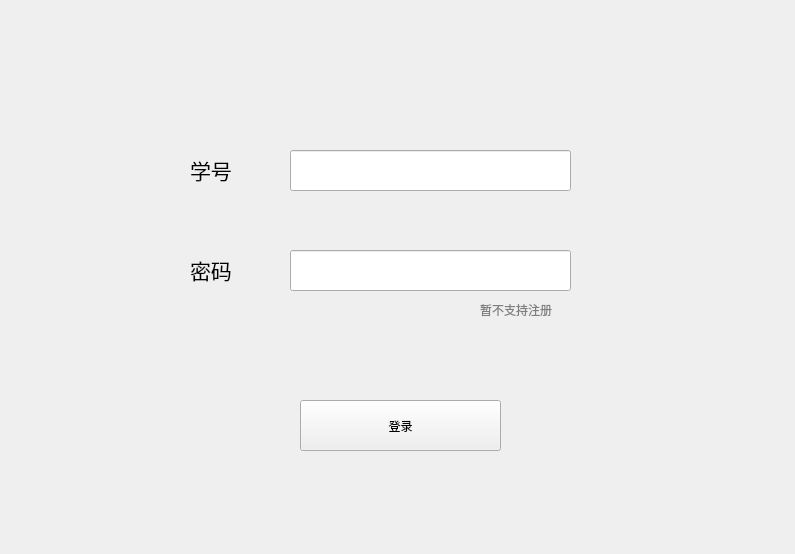
<?xml version="1.0" encoding="UTF-8"?>
<ui version="4.0">
 <class>Form</class>
 <widget class="QWidget" name="Form">
  <property name="geometry">
   <rect>
    <x>0</x>
    <y>0</y>
    <width>795</width>
    <height>554</height>
   </rect>
  </property>
  <property name="windowTitle">
   <string>Form</string>
  </property>
  <widget class="QLabel" name="label">
   <property name="geometry">
    <rect>
     <x>190</x>
     <y>150</y>
     <width>61</width>
     <height>41</height>
    </rect>
   </property>
   <property name="text">
    <string>&lt;html&gt;&lt;head/&gt;&lt;body&gt;&lt;p&gt;&lt;span style=&quot; font-size:16pt;&quot;&gt;学号&lt;/span&gt;&lt;/p&gt;&lt;/body&gt;&lt;/html&gt;</string>
   </property>
  </widget>
  <widget class="QLineEdit" name="studentNo">
   <property name="geometry">
    <rect>
     <x>290</x>
     <y>150</y>
     <width>281</width>
     <height>41</height>
    </rect>
   </property>
  </widget>
  <widget class="QLabel" name="label_2">
   <property name="geometry">
    <rect>
     <x>190</x>
     <y>250</y>
     <width>61</width>
     <height>41</height>
    </rect>
   </property>
   <property name="text">
    <string>&lt;html&gt;&lt;head/&gt;&lt;body&gt;&lt;p&gt;&lt;span style=&quot; font-size:16pt;&quot;&gt;密码&lt;/span&gt;&lt;/p&gt;&lt;/body&gt;&lt;/html&gt;</string>
   </property>
  </widget>
  <widget class="QLineEdit" name="password">
   <property name="geometry">
    <rect>
     <x>290</x>
     <y>250</y>
     <width>281</width>
     <height>41</height>
    </rect>
   </property>
  </widget>
  <widget class="QPushButton" name="loginBtn">
   <property name="geometry">
    <rect>
     <x>300</x>
     <y>400</y>
     <width>201</width>
     <height>51</height>
    </rect>
   </property>
   <property name="text">
    <string>登录</string>
   </property>
  </widget>
  <widget class="QLabel" name="label_3">
   <property name="geometry">
    <rect>
     <x>480</x>
     <y>300</y>
     <width>111</width>
     <height>20</height>
    </rect>
   </property>
   <property name="text">
    <string>&lt;html&gt;&lt;head/&gt;&lt;body&gt;&lt;p&gt;&lt;span style=&quot; color:#7e7e7e;&quot;&gt;暂不支持注册&lt;/span&gt;&lt;/p&gt;&lt;/body&gt;&lt;/html&gt;</string>
   </property>
  </widget>
 </widget>
 <resources/>
 <connections/>
</ui>
